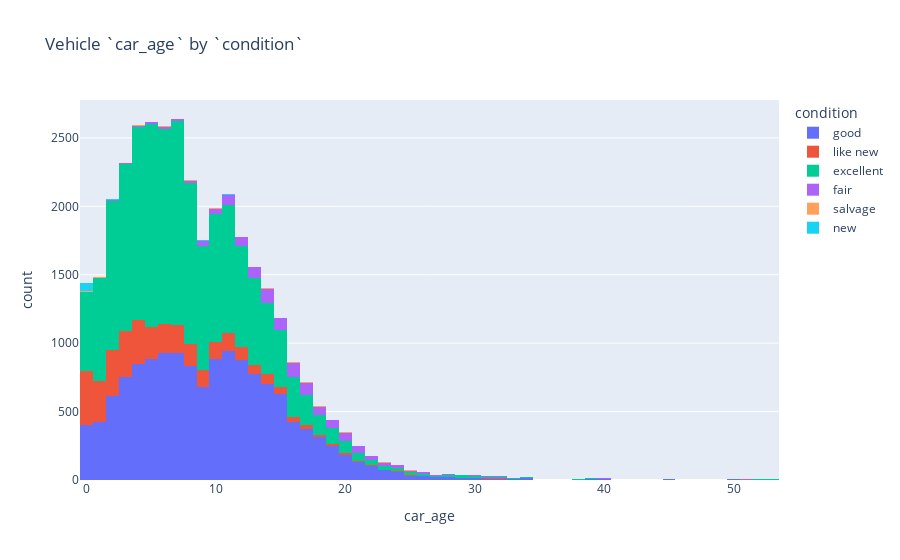

Notebook code cell kept with this figure:
### Markdown cell above
The plot provides a visualization for which paint colors are most popular among the listed cars, the top three colors being more neutral colors: white, black, and silver. The colors with the least ads include yellow, orange, and purple, which tend to be less conventional due to their colorfulness.

When narrowing down by specific car types, the most popular color for the type might differ in trend from the overall group: red was the color with the highest amount of ads for convertibles and offroad vehicles.

### Code cell
# Plot a histogram to visualize the distribution of car age
fig = px.histogram(
    df_cleaned,
    x='car_age',
    color='condition',
    title='Vehicle `car_age` by `condition`',
)
fig.show()

### Figure 1 — Plotly figure (JSON) as saved in the notebook; plotly's stock layout.template omitted (floating-point values rounded to 4 significant figures; data arrays with more than 128 entries replaced by an {"elided": "..."} marker saying what was removed)
{"data": [{"alignmentgroup": "True", "bingroup": "x", "hovertemplate": "condition=good<br>car_age=%{x}<br>count=%{y}<extra></extra>", "legendgroup": "good", "marker": {"color": "#636efa", "pattern": {"shape": ""}}, "name": "good", "offsetgroup": "good", "orientation": "v", "showlegend": true, "type": "histogram", "x": {"elided": "14196 int values"}, "xaxis": "x", "yaxis": "y"}, {"alignmentgroup": "True", "bingroup": "x", "hovertemplate": "condition=like new<br>car_age=%{x}<br>count=%{y}<extra></extra>", "legendgroup": "like new", "marker": {"color": "#EF553B", "pattern": {"shape": ""}}, "name": "like new", "offsetgroup": "like new", "orientation": "v", "showlegend": true, "type": "histogram", "x": {"elided": "3331 int values"}, "xaxis": "x", "yaxis": "y"}, {"alignmentgroup": "True", "bingroup": "x", "hovertemplate": "condition=excellent<br>car_age=%{x}<br>count=%{y}<extra></extra>", "legendgroup": "excellent", "marker": {"color": "#00cc96", "pattern": {"shape": ""}}, "name": "excellent", "offsetgroup": "excellent", "orientation": "v", "showlegend": true, "type": "histogram", "x": {"elided": "16864 int values"}, "xaxis": "x", "yaxis": "y"}, {"alignmentgroup": "True", "bingroup": "x", "hovertemplate": "condition=fair<br>car_age=%{x}<br>count=%{y}<extra></extra>", "legendgroup": "fair", "marker": {"color": "#ab63fa", "pattern": {"shape": ""}}, "name": "fair", "offsetgroup": "fair", "orientation": "v", "showlegend": true, "type": "histogram", "x": {"elided": "1135 int values"}, "xaxis": "x", "yaxis": "y"}, {"alignmentgroup": "True", "bingroup": "x", "hovertemplate": "condition=salvage<br>car_age=%{x}<br>count=%{y}<extra></extra>", "legendgroup": "salvage", "marker": {"color": "#FFA15A", "pattern": {"shape": ""}}, "name": "salvage", "offsetgroup": "salvage", "orientation": "v", "showlegend": true, "type": "histogram", "x": [20, 10, 6, 23, 15, 13, 10, 18, 17, 20, 18, 16, 10, 19, 13, 4, 6, 12, 3, 0, 12, 0, 23, 18, 4, 14, 17, 3, 15, 4, 20, 11, 20, 3, 6, 16, 4, 18, 1, 1, 14, 23, 16, 8, 14, 0, 15, 10, 2, 1, 1, 17, 8, 16, 11, 18, 17, 26, 14, 7, 20, 15, 2, 13, 24, 4, 25, 12, 8, 14, 4, 11, 32, 6, 25, 19, 22, 1, 16], "xaxis": "x", "yaxis": "y"}, {"alignmentgroup": "True", "bingroup": "x", "hovertemplate": "condition=new<br>car_age=%{x}<br>count=%{y}<extra></extra>", "legendgroup": "new", "marker": {"color": "#19d3f3", "pattern": {"shape": ""}}, "name": "new", "offsetgroup": "new", "orientation": "v", "showlegend": true, "type": "histogram", "x": [2, 0, 0, 0, 9, 6, 2, 0, 0, 0, 0, 11, 11, 11, 10, 0, 0, 12, 7, 0, 0, 0, 51, 0, 7, 2, 4, 11, 0, 0, 2, 0, 0, 0, 2, 0, 2, 0, 1, 19, 1, 1, 20, 1, 0, 16, 0, 1, 3, 14, 0, 0, 0, 0, 0, 0, 0, 0, 0, 0, 0, 0, 0, 0, 0, 0, 0, 0, 8, 8, 2, 2, 0, 0, 0, 0, 0, 0, 0, 0, 0, 0, 0, 0, 0, 0, 0, 0, 0, 2, 4, 0, 5, 13, 6, 9, 0, 2, 10, 0, 0], "xaxis": "x", "yaxis": "y"}], "layout": {"barmode": "relative", "legend": {"title": {"text": "condition"}, "tracegroupgap": 0}, "title": {"text": "Vehicle `car_age` by `condition`"}, "xaxis": {"anchor": "y", "domain": [0, 1], "title": {"text": "car_age"}}, "yaxis": {"anchor": "x", "domain": [0, 1], "title": {"text": "count"}}}}
